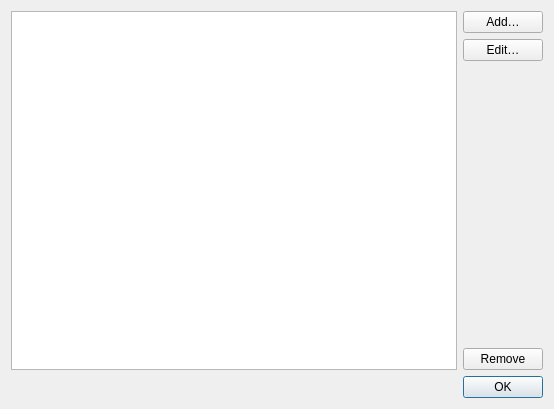
<?xml version="1.0" encoding="UTF-8"?>
<ui version="4.0">
 <class>DlgAccountManager</class>
 <widget class="QDialog" name="DlgAccountManager">
  <property name="geometry">
   <rect>
    <x>0</x>
    <y>0</y>
    <width>554</width>
    <height>409</height>
   </rect>
  </property>
  <property name="windowTitle">
   <string>Account Manager – MLXC</string>
  </property>
  <layout class="QVBoxLayout" name="verticalLayout_2">
   <item>
    <layout class="QHBoxLayout" name="horizontalLayout">
     <item>
      <widget class="PlaceholderTableView" name="accounts_view">
       <property name="alternatingRowColors">
        <bool>true</bool>
       </property>
       <property name="selectionMode">
        <enum>QAbstractItemView::SingleSelection</enum>
       </property>
       <property name="selectionBehavior">
        <enum>QAbstractItemView::SelectRows</enum>
       </property>
       <property name="showGrid">
        <bool>false</bool>
       </property>
       <property name="wordWrap">
        <bool>false</bool>
       </property>
       <property name="cornerButtonEnabled">
        <bool>false</bool>
       </property>
       <attribute name="horizontalHeaderHighlightSections">
        <bool>false</bool>
       </attribute>
       <attribute name="horizontalHeaderStretchLastSection">
        <bool>true</bool>
       </attribute>
       <attribute name="verticalHeaderVisible">
        <bool>false</bool>
       </attribute>
      </widget>
     </item>
     <item>
      <layout class="QVBoxLayout" name="verticalLayout">
       <item>
        <widget class="QPushButton" name="account_add">
         <property name="text">
          <string>Add…</string>
         </property>
         <property name="icon">
          <iconset theme="list-add"/>
         </property>
         <property name="autoDefault">
          <bool>false</bool>
         </property>
        </widget>
       </item>
       <item>
        <widget class="QPushButton" name="account_edit">
         <property name="text">
          <string>Edit…</string>
         </property>
         <property name="icon">
          <iconset theme="document-properties"/>
         </property>
         <property name="autoDefault">
          <bool>false</bool>
         </property>
        </widget>
       </item>
       <item>
        <spacer name="verticalSpacer">
         <property name="orientation">
          <enum>Qt::Vertical</enum>
         </property>
         <property name="sizeHint" stdset="0">
          <size>
           <width>20</width>
           <height>40</height>
          </size>
         </property>
        </spacer>
       </item>
       <item>
        <widget class="QPushButton" name="account_remove">
         <property name="toolTip">
          <string>Remove the selected account.
The connection to the account will be terminated.</string>
         </property>
         <property name="text">
          <string>Remove</string>
         </property>
         <property name="icon">
          <iconset theme="list-remove"/>
         </property>
         <property name="autoDefault">
          <bool>false</bool>
         </property>
        </widget>
       </item>
      </layout>
     </item>
    </layout>
   </item>
   <item>
    <widget class="QDialogButtonBox" name="buttons">
     <property name="orientation">
      <enum>Qt::Horizontal</enum>
     </property>
     <property name="standardButtons">
      <set>QDialogButtonBox::Ok</set>
     </property>
    </widget>
   </item>
  </layout>
 </widget>
 <customwidgets>
  <customwidget>
   <class>PlaceholderTableView</class>
   <extends>QTableView</extends>
   <header>mlxcqt.widgets.misc</header>
  </customwidget>
 </customwidgets>
 <resources/>
 <connections>
  <connection>
   <sender>buttons</sender>
   <signal>accepted()</signal>
   <receiver>DlgAccountManager</receiver>
   <slot>accept()</slot>
   <hints>
    <hint type="sourcelabel">
     <x>248</x>
     <y>254</y>
    </hint>
    <hint type="destinationlabel">
     <x>157</x>
     <y>274</y>
    </hint>
   </hints>
  </connection>
  <connection>
   <sender>buttons</sender>
   <signal>rejected()</signal>
   <receiver>DlgAccountManager</receiver>
   <slot>reject()</slot>
   <hints>
    <hint type="sourcelabel">
     <x>316</x>
     <y>260</y>
    </hint>
    <hint type="destinationlabel">
     <x>286</x>
     <y>274</y>
    </hint>
   </hints>
  </connection>
 </connections>
</ui>
